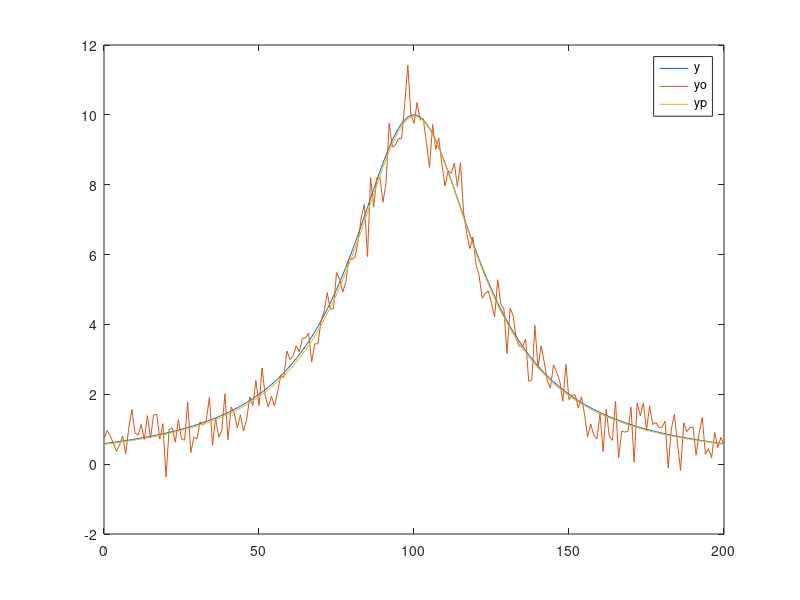

Recreate this plot in MATLAB.
clc;
close all;

x=0:1:200;
y=10./(1+4*((x-100)./50).^2);
dB=20;
yo=awgn(y,dB,'measured')
n=10;
ap=polyfit(x,yo,n);
yp=polyval(ap,x);
MSEp=mean((yo-yp).^2)
F=@(a,x)(a(1)./(1+4*((x-a(2))./a(3)).^2))
ai=[8 90 45];
[ai]=lsqcurvefit(F,ai,x,yo)
yp=F(ai,x);
MSEp=mean((yo-yp).^2)
plot(x,y)
hold on
plot(x,yo)
hold on
plot(x,yp)
hold on

legend('y','yo','yp')

